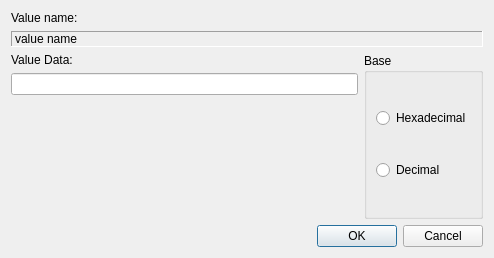
<?xml version="1.0" encoding="UTF-8"?>
<ui version="4.0">
 <class>ChangeRegDWordValueDlg</class>
 <widget class="QDialog" name="ChangeRegDWordValueDlg">
  <property name="geometry">
   <rect>
    <x>0</x>
    <y>0</y>
    <width>494</width>
    <height>258</height>
   </rect>
  </property>
  <property name="windowTitle">
   <string>Dialog</string>
  </property>
  <layout class="QGridLayout" name="gridLayout_2">
   <item row="0" column="0">
    <widget class="QLabel" name="valueNameLB">
     <property name="sizePolicy">
      <sizepolicy hsizetype="Preferred" vsizetype="Preferred">
       <horstretch>0</horstretch>
       <verstretch>0</verstretch>
      </sizepolicy>
     </property>
     <property name="text">
      <string>Value name:</string>
     </property>
    </widget>
   </item>
   <item row="1" column="0">
    <widget class="QLabel" name="valueNameFrame">
     <property name="sizePolicy">
      <sizepolicy hsizetype="Preferred" vsizetype="Preferred">
       <horstretch>0</horstretch>
       <verstretch>0</verstretch>
      </sizepolicy>
     </property>
     <property name="frameShape">
      <enum>QFrame::Panel</enum>
     </property>
     <property name="frameShadow">
      <enum>QFrame::Sunken</enum>
     </property>
     <property name="text">
      <string>value name</string>
     </property>
    </widget>
   </item>
   <item row="2" column="0">
    <layout class="QHBoxLayout" name="horizontalLayout">
     <item>
      <layout class="QVBoxLayout" name="verticalLayout">
       <item>
        <widget class="QLabel" name="valueDataLB">
         <property name="sizePolicy">
          <sizepolicy hsizetype="Preferred" vsizetype="Preferred">
           <horstretch>0</horstretch>
           <verstretch>0</verstretch>
          </sizepolicy>
         </property>
         <property name="text">
          <string>Value Data:</string>
         </property>
        </widget>
       </item>
       <item>
        <widget class="QLineEdit" name="valueDataLE"/>
       </item>
       <item>
        <spacer name="verticalSpacer">
         <property name="orientation">
          <enum>Qt::Vertical</enum>
         </property>
         <property name="sizeHint" stdset="0">
          <size>
           <width>20</width>
           <height>40</height>
          </size>
         </property>
        </spacer>
       </item>
      </layout>
     </item>
     <item>
      <widget class="QGroupBox" name="baseGB">
       <property name="title">
        <string>Base</string>
       </property>
       <layout class="QGridLayout" name="gridLayout">
        <item row="0" column="0">
         <widget class="QRadioButton" name="hexadecimal">
          <property name="text">
           <string>Hexadecimal</string>
          </property>
         </widget>
        </item>
        <item row="1" column="0">
         <widget class="QRadioButton" name="decimal">
          <property name="text">
           <string>Decimal</string>
          </property>
         </widget>
        </item>
       </layout>
      </widget>
     </item>
    </layout>
   </item>
   <item row="3" column="0">
    <widget class="QDialogButtonBox" name="buttonBox">
     <property name="orientation">
      <enum>Qt::Horizontal</enum>
     </property>
     <property name="standardButtons">
      <set>QDialogButtonBox::Cancel|QDialogButtonBox::Ok</set>
     </property>
    </widget>
   </item>
  </layout>
 </widget>
 <resources/>
 <connections>
  <connection>
   <sender>buttonBox</sender>
   <signal>accepted()</signal>
   <receiver>ChangeRegDWordValueDlg</receiver>
   <slot>accept()</slot>
   <hints>
    <hint type="sourcelabel">
     <x>248</x>
     <y>254</y>
    </hint>
    <hint type="destinationlabel">
     <x>157</x>
     <y>274</y>
    </hint>
   </hints>
  </connection>
  <connection>
   <sender>buttonBox</sender>
   <signal>rejected()</signal>
   <receiver>ChangeRegDWordValueDlg</receiver>
   <slot>reject()</slot>
   <hints>
    <hint type="sourcelabel">
     <x>316</x>
     <y>260</y>
    </hint>
    <hint type="destinationlabel">
     <x>286</x>
     <y>274</y>
    </hint>
   </hints>
  </connection>
 </connections>
</ui>
